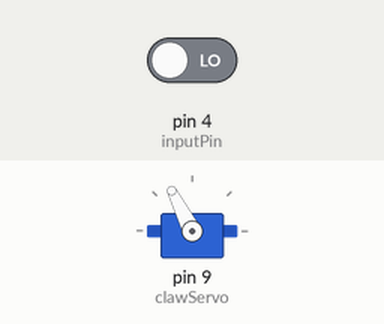
This sketch was run on a simulated Arduino Uno, built with avr-gcc and run on an emulated ATmega328P. Shown: servo. Inputs (shaded band) come from the test bench; at power-on: pin 4 (inputPin) LOW.

Above: at 1.2 s.
1.3 s: pin 4 (inputPin) driven HIGH
At 2.2 s:
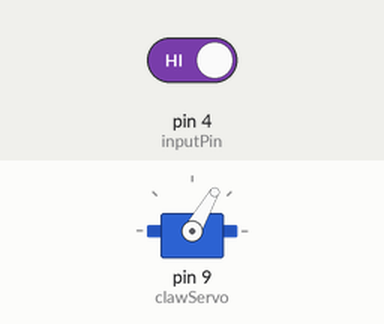
2.8 s: pin 4 (inputPin) driven LOW
At 3.4 s:
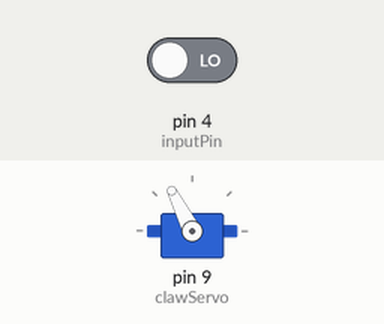
Timing chart, 0 to 5.8 s (numbered marks = the images above; inputs shaded):
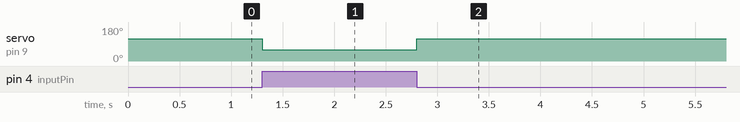

The sketch:

clawOpenUno.ino
```cpp
#include <Servo.h>
//THIS CODE IS FOR AN ARDUINO UNO, IT WILL OPEN THE CLAW

const int inputPin = 4;

Servo clawServo;

void setup() {
  // put your setup code here, to run once:
clawServo.attach(9);
}

void loop() {
  // put your main code here, to run repeatedly:
  if(digitalRead(inputPin)){
    clawServo.write(60);
  } else{
    clawServo.write(117);
  }
}
```

Measured:
- after the input at 1.3 s, servo on pin 9 (clawServo): 117° → 60° at once
- after the input at 2.8 s, servo on pin 9 (clawServo): 60° → 117° at once
